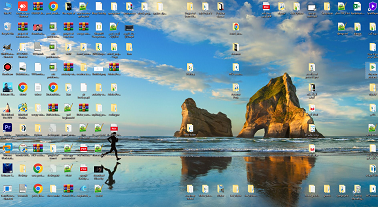
#> input picture 40 30 Tir 1403/Untitled.png, 378 x 207 px, found by its file name
$ python 3.py
#> lines starting #> are read from the running program, lines starting #| are printed output that depends on the picture
# Python program to explain cv2.imread() method

# importing cv2
import cv2

# path
path = r"40 30 Tir 1403\Untitled.png"

# Using cv2.imread() method
# Using 0 to read image in grayscale mode
img = cv2.imread(path, cv2.IMREAD_GRAYSCALE)
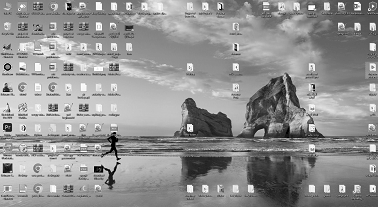
#> img: shape (207, 378); min 0, max 255, mean 146.5

# Displaying the image
cv2.imshow('image', img)
cv2.waitKey(0)
cv2.destroyAllWindows()
